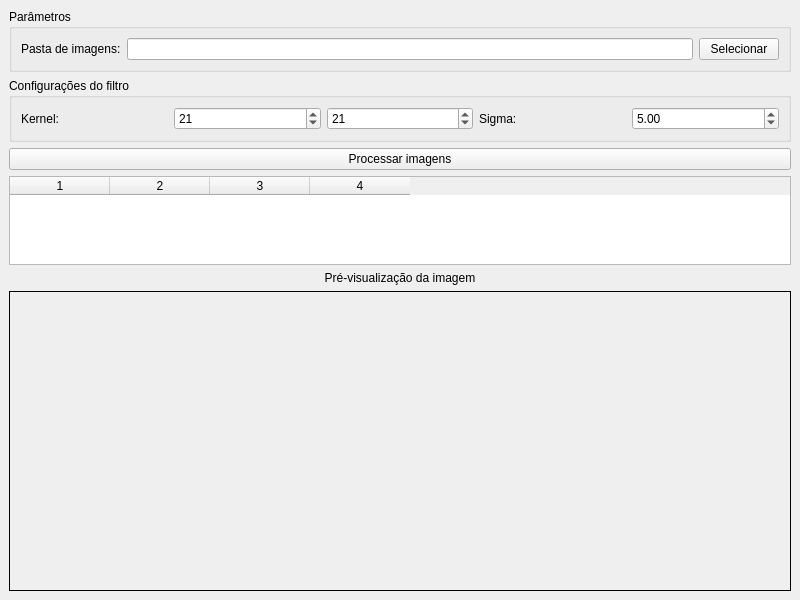
<?xml version="1.0" encoding="UTF-8"?>
<ui version="4.0">
 <class>MainWindow</class>
 <widget class="QMainWindow" name="MainWindow">
  <property name="geometry">
   <rect>
    <x>0</x>
    <y>0</y>
    <width>800</width>
    <height>600</height>
   </rect>
  </property>
  <property name="windowTitle">
   <string>Análise de Mottling</string>
  </property>
  <widget class="QWidget" name="centralwidget">
   <layout class="QVBoxLayout" name="verticalLayout">
    <item>
     <widget class="QGroupBox" name="groupBox">
      <property name="title">
       <string>Parâmetros</string>
      </property>
      <layout class="QHBoxLayout" name="horizontalLayout">
       <item>
        <widget class="QLabel" name="labelFolder">
         <property name="text">
          <string>Pasta de imagens:</string>
         </property>
        </widget>
       </item>
       <item>
        <widget class="QLineEdit" name="lineEditFolder"/>
       </item>
       <item>
        <widget class="QPushButton" name="buttonBrowse">
         <property name="text">
          <string>Selecionar</string>
         </property>
        </widget>
       </item>
      </layout>
     </widget>
    </item>
    <item>
     <widget class="QGroupBox" name="groupBoxParams">
      <property name="title">
       <string>Configurações do filtro</string>
      </property>
      <layout class="QHBoxLayout" name="horizontalLayout_2">
       <item>
        <widget class="QLabel" name="labelKernel">
         <property name="text">
          <string>Kernel:</string>
         </property>
        </widget>
       </item>
       <item>
        <widget class="QSpinBox" name="spinBoxKernelX">
         <property name="minimum">
          <number>1</number>
         </property>
         <property name="maximum">
          <number>99</number>
         </property>
         <property name="value">
          <number>21</number>
         </property>
        </widget>
       </item>
       <item>
        <widget class="QSpinBox" name="spinBoxKernelY">
         <property name="minimum">
          <number>1</number>
         </property>
         <property name="maximum">
          <number>99</number>
         </property>
         <property name="value">
          <number>21</number>
         </property>
        </widget>
       </item>
       <item>
        <widget class="QLabel" name="labelSigma">
         <property name="text">
          <string>Sigma:</string>
         </property>
        </widget>
       </item>
       <item>
        <widget class="QDoubleSpinBox" name="doubleSpinBoxSigma">
         <property name="minimum">
          <double>0.1</double>
         </property>
         <property name="maximum">
          <double>50.0</double>
         </property>
         <property name="value">
          <double>5.0</double>
         </property>
        </widget>
       </item>
      </layout>
     </widget>
    </item>
    <item>
     <widget class="QPushButton" name="buttonProcess">
      <property name="text">
       <string>Processar imagens</string>
      </property>
     </widget>
    </item>
    <item>
     <widget class="QTableWidget" name="tableResults">
      <property name="columnCount">
       <number>4</number>
      </property>
      <property name="rowCount">
       <number>0</number>
      </property>
      <attribute name="horizontalHeaderLabels">
       <stringlist>
        <string>Arquivo</string>
        <string>Média</string>
        <string>Std</string>
        <string>MI (%)</string>
       </stringlist>
      </attribute>
     </widget>
    </item>
    <item>
     <widget class="QLabel" name="labelPreview">
      <property name="text">
       <string>Pré-visualização da imagem</string>
      </property>
      <property name="alignment">
       <set>Qt::AlignCenter</set>
      </property>
     </widget>
    </item>
    <item>
     <widget class="QLabel" name="imagePreview">
      <property name="minimumSize">
       <size>
        <width>400</width>
        <height>300</height>
       </size>
      </property>
      <property name="alignment">
       <set>Qt::AlignCenter</set>
      </property>
      <property name="frameShape">
       <enum>QFrame::Box</enum>
      </property>
     </widget>
    </item>
   </layout>
  </widget>
 </widget>
 <resources/>
 <connections/>
</ui>
